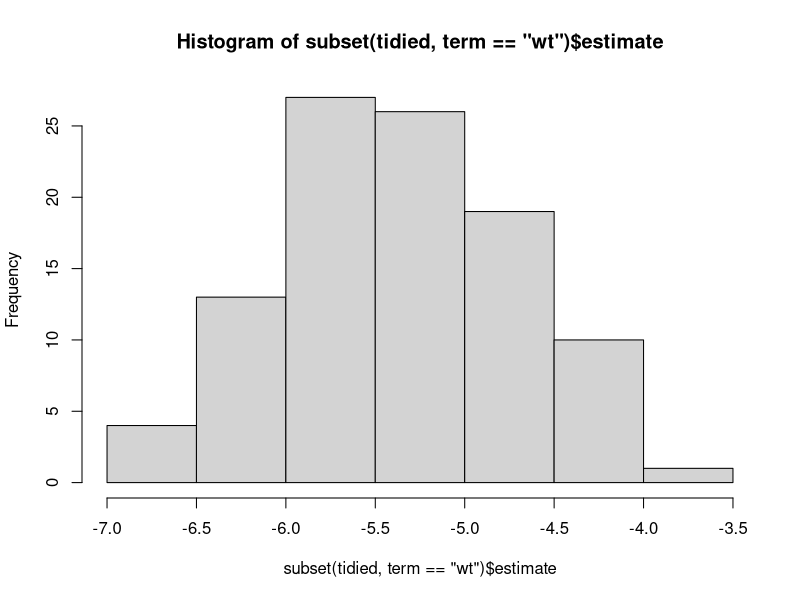
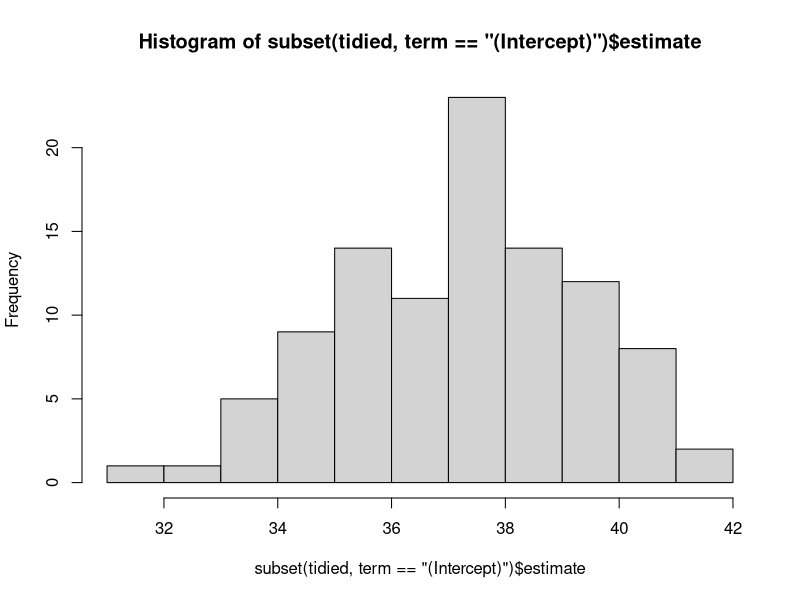

The R script that drew these images, in order:
# r2py crawler metadata
# package: modelr
# source_type: rd_example
# topic: bootstrap.Rd
# source_file: C:\Users\bened\AppData\Local\R\win-library\4.5\modelr\help
# lines: 9

suppressPackageStartupMessages(library(modelr))
library(purrr)
boot <- bootstrap(mtcars, 100)

models <- map(boot$strap, ~ lm(mpg ~ wt, data = .))
tidied <- map_df(models, broom::tidy, .id = "id")

hist(subset(tidied, term == "wt")$estimate)
hist(subset(tidied, term == "(Intercept)")$estimate)
